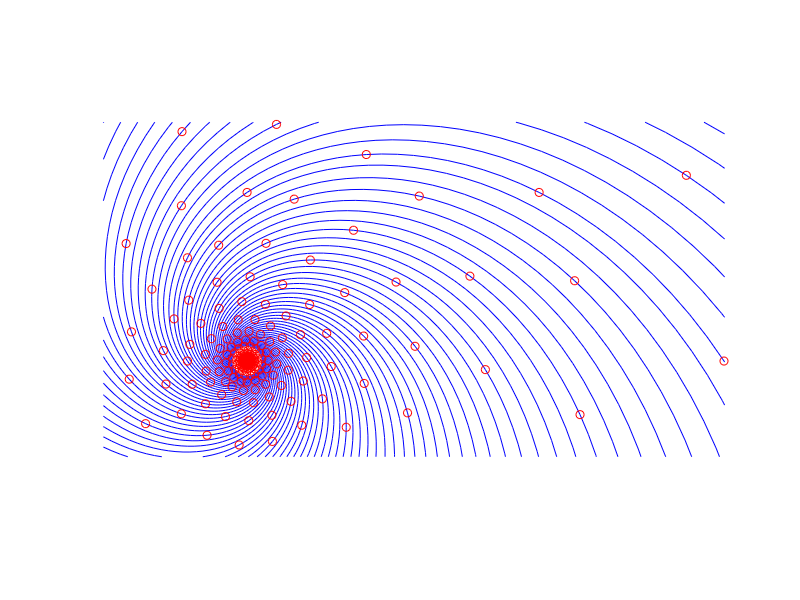

MATLAB code for this plot:

% Plot a vortex with iterates.

clear all;
clf;
hold on;

% Set vortex parameters:
phi = sqrt(0.5)*exp((2*pi/12)*i);
p = 0;

% Plot streamlines of T(z)=p+phi*(z-p):
t = (-100):0.1:10;
ang = 0:0.1:2*pi;
Na = length(ang);
for j = 1:Na
	pts = p + (phi.^t)*exp(ang(j)*i)*(1-p);
	plot(real(pts), imag(pts), 'b');
end

% Set axes:
axis equal;
axis([ -0.3, 1, -0.2, 0.5 ]);
axis off;

% Plot points:
plot(real(p), imag(p), 'ro')
for j = 1:4:Na
	z=exp(ang(j)*i);
	for k=1:30
		plot(real(z), imag(z), 'ro')
		z = p+phi*(z-p);
	end
end

hold off;
